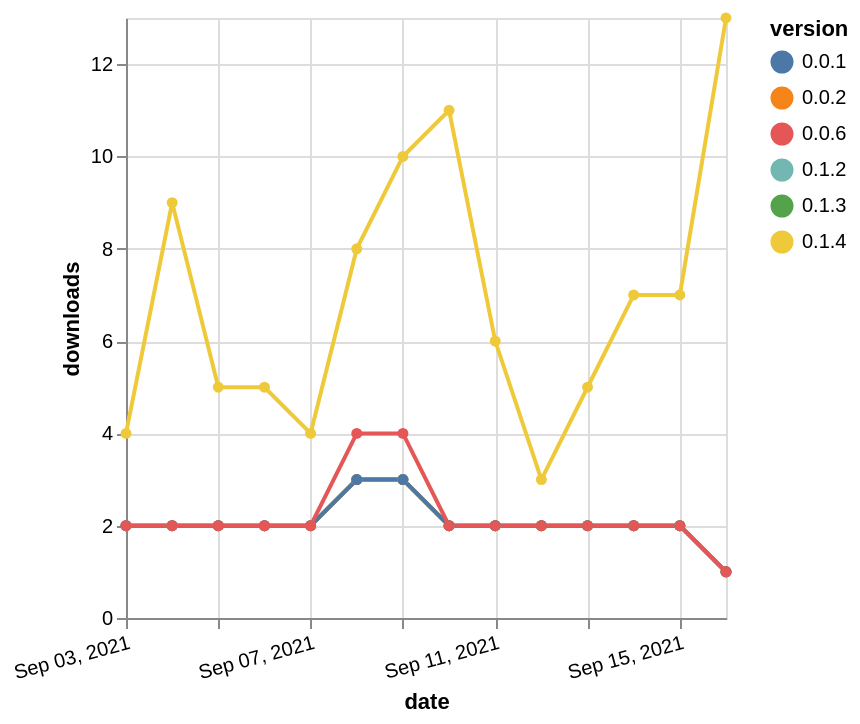

The specification (Vega-Lite) saved for this image:
### Vega-Lite specification from a JSON file in a GitHub repository (floating-point values rounded to 4 significant figures)
{"$schema": "https://vega.github.io/schema/vega-lite/v5.json", "description": "A simple bar chart with embedded data.", "data": {"values": [{"date": "2021-09-03", "total": 2491, "delta": 2, "version": "0.1.3"}, {"date": "2021-09-04", "total": 2493, "delta": 2, "version": "0.1.3"}, {"date": "2021-09-05", "total": 2495, "delta": 2, "version": "0.1.3"}, {"date": "2021-09-06", "total": 2497, "delta": 2, "version": "0.1.3"}, {"date": "2021-09-07", "total": 2499, "delta": 2, "version": "0.1.3"}, {"date": "2021-09-08", "total": 2502, "delta": 3, "version": "0.1.3"}, {"date": "2021-09-09", "total": 2505, "delta": 3, "version": "0.1.3"}, {"date": "2021-09-10", "total": 2507, "delta": 2, "version": "0.1.3"}, {"date": "2021-09-11", "total": 2509, "delta": 2, "version": "0.1.3"}, {"date": "2021-09-12", "total": 2511, "delta": 2, "version": "0.1.3"}, {"date": "2021-09-13", "total": 2513, "delta": 2, "version": "0.1.3"}, {"date": "2021-09-14", "total": 2515, "delta": 2, "version": "0.1.3"}, {"date": "2021-09-15", "total": 2517, "delta": 2, "version": "0.1.3"}, {"date": "2021-09-16", "total": 2518, "delta": 1, "version": "0.1.3"}, {"date": "2021-09-03", "total": 1551, "delta": 2, "version": "0.1.2"}, {"date": "2021-09-04", "total": 1553, "delta": 2, "version": "0.1.2"}, {"date": "2021-09-05", "total": 1555, "delta": 2, "version": "0.1.2"}, {"date": "2021-09-06", "total": 1557, "delta": 2, "version": "0.1.2"}, {"date": "2021-09-07", "total": 1559, "delta": 2, "version": "0.1.2"}, {"date": "2021-09-08", "total": 1562, "delta": 3, "version": "0.1.2"}, {"date": "2021-09-09", "total": 1565, "delta": 3, "version": "0.1.2"}, {"date": "2021-09-10", "total": 1567, "delta": 2, "version": "0.1.2"}, {"date": "2021-09-11", "total": 1569, "delta": 2, "version": "0.1.2"}, {"date": "2021-09-12", "total": 1571, "delta": 2, "version": "0.1.2"}, {"date": "2021-09-13", "total": 1573, "delta": 2, "version": "0.1.2"}, {"date": "2021-09-14", "total": 1575, "delta": 2, "version": "0.1.2"}, {"date": "2021-09-15", "total": 1577, "delta": 2, "version": "0.1.2"}, {"date": "2021-09-16", "total": 1578, "delta": 1, "version": "0.1.2"}, {"date": "2021-09-03", "total": 6076, "delta": 2, "version": "0.0.2"}, {"date": "2021-09-04", "total": 6078, "delta": 2, "version": "0.0.2"}, {"date": "2021-09-05", "total": 6080, "delta": 2, "version": "0.0.2"}, {"date": "2021-09-06", "total": 6082, "delta": 2, "version": "0.0.2"}, {"date": "2021-09-07", "total": 6084, "delta": 2, "version": "0.0.2"}, {"date": "2021-09-08", "total": 6087, "delta": 3, "version": "0.0.2"}, {"date": "2021-09-09", "total": 6090, "delta": 3, "version": "0.0.2"}, {"date": "2021-09-10", "total": 6092, "delta": 2, "version": "0.0.2"}, {"date": "2021-09-11", "total": 6094, "delta": 2, "version": "0.0.2"}, {"date": "2021-09-12", "total": 6096, "delta": 2, "version": "0.0.2"}, {"date": "2021-09-13", "total": 6098, "delta": 2, "version": "0.0.2"}, {"date": "2021-09-14", "total": 6100, "delta": 2, "version": "0.0.2"}, {"date": "2021-09-15", "total": 6102, "delta": 2, "version": "0.0.2"}, {"date": "2021-09-16", "total": 6103, "delta": 1, "version": "0.0.2"}, {"date": "2021-09-03", "total": 2664, "delta": 2, "version": "0.0.1"}, {"date": "2021-09-04", "total": 2666, "delta": 2, "version": "0.0.1"}, {"date": "2021-09-05", "total": 2668, "delta": 2, "version": "0.0.1"}, {"date": "2021-09-06", "total": 2670, "delta": 2, "version": "0.0.1"}, {"date": "2021-09-07", "total": 2672, "delta": 2, "version": "0.0.1"}, {"date": "2021-09-08", "total": 2675, "delta": 3, "version": "0.0.1"}, {"date": "2021-09-09", "total": 2678, "delta": 3, "version": "0.0.1"}, {"date": "2021-09-10", "total": 2680, "delta": 2, "version": "0.0.1"}, {"date": "2021-09-11", "total": 2682, "delta": 2, "version": "0.0.1"}, {"date": "2021-09-12", "total": 2684, "delta": 2, "version": "0.0.1"}, {"date": "2021-09-13", "total": 2686, "delta": 2, "version": "0.0.1"}, {"date": "2021-09-14", "total": 2688, "delta": 2, "version": "0.0.1"}, {"date": "2021-09-15", "total": 2690, "delta": 2, "version": "0.0.1"}, {"date": "2021-09-16", "total": 2691, "delta": 1, "version": "0.0.1"}, {"date": "2021-09-03", "total": 4836, "delta": 4, "version": "0.1.4"}, {"date": "2021-09-04", "total": 4845, "delta": 9, "version": "0.1.4"}, {"date": "2021-09-05", "total": 4850, "delta": 5, "version": "0.1.4"}, {"date": "2021-09-06", "total": 4855, "delta": 5, "version": "0.1.4"}, {"date": "2021-09-07", "total": 4859, "delta": 4, "version": "0.1.4"}, {"date": "2021-09-08", "total": 4867, "delta": 8, "version": "0.1.4"}, {"date": "2021-09-09", "total": 4877, "delta": 10, "version": "0.1.4"}, {"date": "2021-09-10", "total": 4888, "delta": 11, "version": "0.1.4"}, {"date": "2021-09-11", "total": 4894, "delta": 6, "version": "0.1.4"}, {"date": "2021-09-12", "total": 4897, "delta": 3, "version": "0.1.4"}, {"date": "2021-09-13", "total": 4902, "delta": 5, "version": "0.1.4"}, {"date": "2021-09-14", "total": 4909, "delta": 7, "version": "0.1.4"}, {"date": "2021-09-15", "total": 4916, "delta": 7, "version": "0.1.4"}, {"date": "2021-09-16", "total": 4929, "delta": 13, "version": "0.1.4"}, {"date": "2021-09-03", "total": 9839, "delta": 2, "version": "0.0.6"}, {"date": "2021-09-04", "total": 9841, "delta": 2, "version": "0.0.6"}, {"date": "2021-09-05", "total": 9843, "delta": 2, "version": "0.0.6"}, {"date": "2021-09-06", "total": 9845, "delta": 2, "version": "0.0.6"}, {"date": "2021-09-07", "total": 9847, "delta": 2, "version": "0.0.6"}, {"date": "2021-09-08", "total": 9851, "delta": 4, "version": "0.0.6"}, {"date": "2021-09-09", "total": 9855, "delta": 4, "version": "0.0.6"}, {"date": "2021-09-10", "total": 9857, "delta": 2, "version": "0.0.6"}, {"date": "2021-09-11", "total": 9859, "delta": 2, "version": "0.0.6"}, {"date": "2021-09-12", "total": 9861, "delta": 2, "version": "0.0.6"}, {"date": "2021-09-13", "total": 9863, "delta": 2, "version": "0.0.6"}, {"date": "2021-09-14", "total": 9865, "delta": 2, "version": "0.0.6"}, {"date": "2021-09-15", "total": 9867, "delta": 2, "version": "0.0.6"}, {"date": "2021-09-16", "total": 9868, "delta": 1, "version": "0.0.6"}]}, "width": "container", "mark": {"type": "line", "point": {"filled": true}}, "encoding": {"x": {"field": "date", "type": "temporal", "timeUnit": "yearmonthdate", "title": "date", "axis": {"labelAngle": -15}}, "y": {"field": "delta", "type": "quantitative", "title": "downloads"}, "color": {"field": "version", "type": "nominal"}, "tooltip": {"field": "delta"}}}
